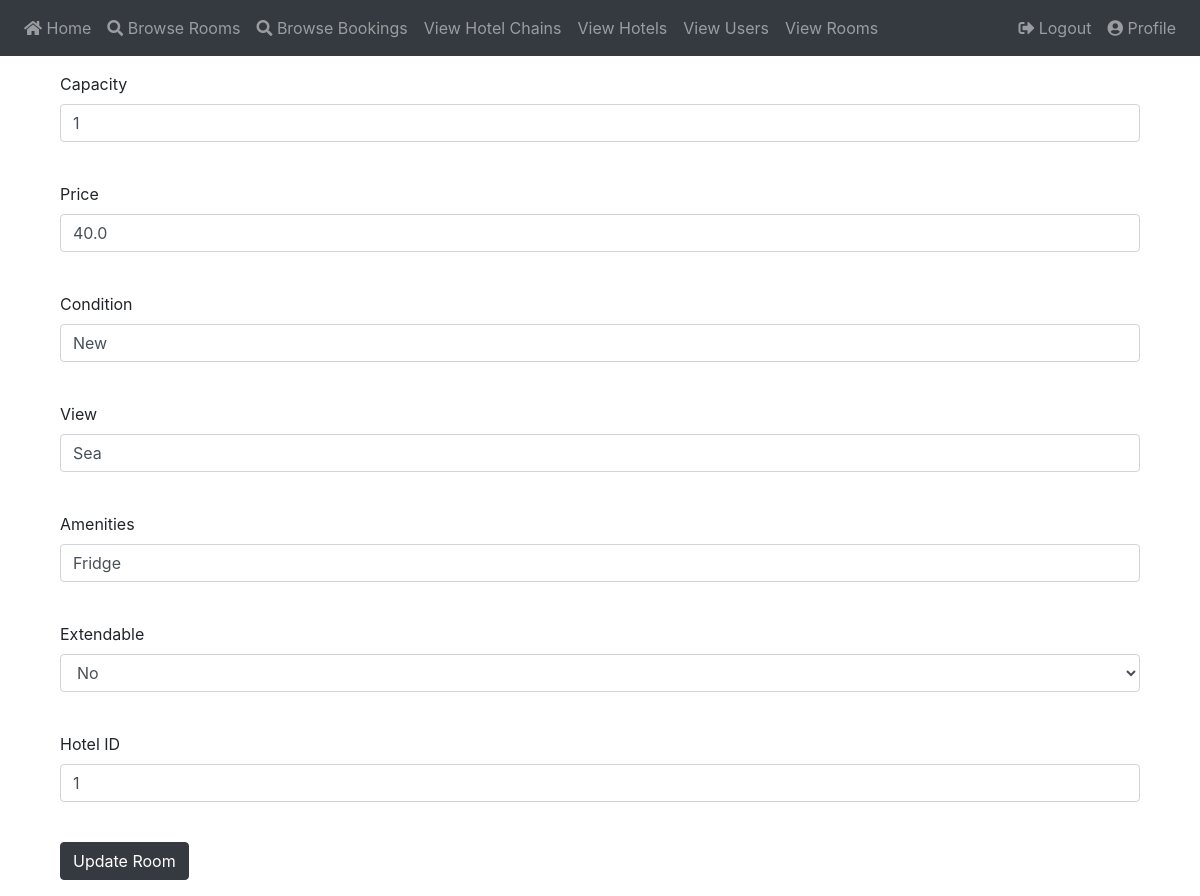
/edit_room/1 (signed in), run on the app's committed database.
### app/models.py (models this page shows)
class Room(db.Model):
    id          = db.Column(db.Integer, primary_key = True)
    capacity    = db.Column(db.Integer, nullable = False)
    price       = db.Column(db.Integer, nullable = False)
    condition   = db.Column(db.String(256), nullable = False)
    view        = db.Column(db.String(256), nullable = False)
    amenities   = db.Column(db.String(256), nullable = False)
    extendable  = db.Column(db.Boolean, nullable = False)
    hotel_id    = db.Column(db.Integer, db.ForeignKey('hotel.id'))

### app/routes.py (the view)
@app.route("/edit_room/<room_id>", methods = ["GET", "POST"])
@login_required
def edit_room(room_id):
    if current_user.priv > 1:
        room = Room.query.get(room_id)
        form = EditRoomForm()
        if form.validate_on_submit():
            room.capacity = form.capacity.data
            room.price = 100 * form.price.data
            room.condition = form.condition.data
            room.view = form.view.data
            room.amenities = form.amenities.data
            room.extendable = form.extendable.data == "Yes"
            room.hotel_id = form.hotel.data
            db.session.commit()
            flash("Modifications have been saved!")
            return redirect(url_for('view_rooms'))
        elif request.method == "GET":
            form.capacity.data = room.capacity
            form.price.data = int(room.price) / 100.00
            form.condition.data = room.condition
            form.view.data = room.view
            form.amenities.data = room.amenities
            form.extendable.data = "Yes" if room.extendable else "No"
            form.hotel.data = room.hotel_id
        return render_template("add_type/room.html", title="Edit Room", form=form, room_id = room_id)
    else:
        return redirect(url_for('view_rooms'))

### app/forms.py (shortened to what this page needs)
class EditRoomForm(FlaskForm):
    capacity = IntegerField("Capacity", validators=[DataRequired()])
    price = FloatField("Price", validators=[DataRequired()])
    condition = StringField("Condition", validators=[DataRequired()])
    view = StringField("View", validators=[DataRequired()])
    amenities = StringField("Amenities", validators=[DataRequired()])
    extendable = SelectField("Extendable", choices=[("Yes", "Yes"), ("No", "No")], validators=[DataRequired()])
    hotel = IntegerField("Hotel ID", validators=[DataRequired()])
    submit = SubmitField('Update Room')

### app/models.py (called while the page is built)
@login.user_loader
def load_user(id):
    return User.query.get(int(id))

### app/templates/add_type/room.html (shortened to what this page needs)
{% extends "base.html" %}
{% block content %}
    {% if form %}
    <div class="container">
        <form action="" method="post">
            <div class="container">
                <p>
                    {{ form.capacity.label }}<br>
                    {{ form.capacity(size=20, class="form-control") }}<br>
                </p>
                <p>
                    {{ form.price.label }}<br>
                    {{ form.price(size=20, class="form-control") }}<br>
                </p>
                <p>
                    {{ form.condition.label }}<br>
                    {{ form.condition(size=20, class="form-control") }}<br>
                </p>
                <p>
                    {{ form.view.label }}<br>
                    {{ form.view(size=20, class="form-control") }}<br>
                </p>
                <p>
                    {{ form.amenities.label }}<br>
                    {{ form.amenities(size=20, class="form-control") }}<br>
                </p>
                <p>
                    {{ form.extendable.label }}<br>
                    {{ form.extendable(class="form-control") }}<br>
                </p>
                <p>
                    {{ form.hotel.label }}<br>
                    {{ form.hotel(size=20, class="form-control") }}<br>
                </p>
                <p>{{ form.submit(class="btn btn-dark") }}</p>
            </div>
        </form>
    </div>
    {% endif %}
{% endblock %}

### data on the page
Room: capacity "1", price "40.0", condition "New", view "Sea", amenities "Fridge", extendable "No", hotel "1"
